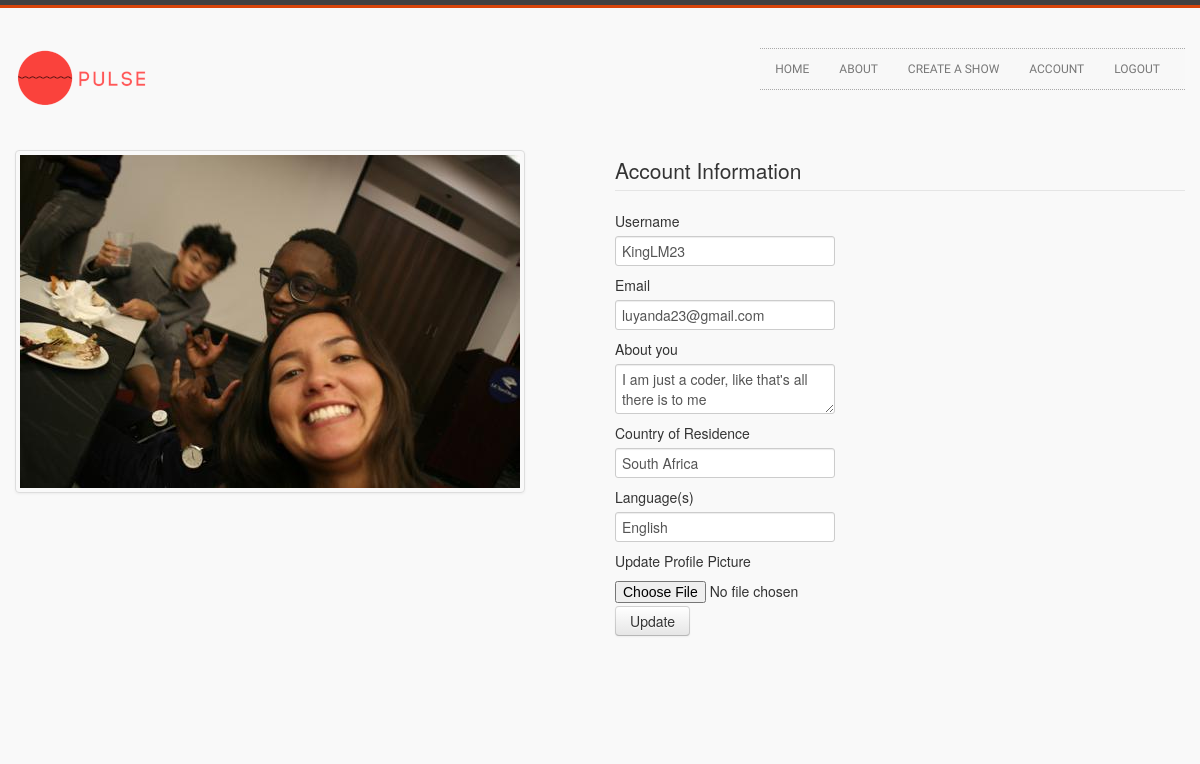
Page /account (signed in) on the committed database.
### flask_platform/models.py (models this page shows, shortened)
class User(db.Model, UserMixin):
    id = db.Column(db.Integer, primary_key=True)
    username = db.Column(db.String(20), unique=True, nullable=False)
    email = db.Column(db.String(120), unique=True, nullable=False)
    image_file = db.Column(db.String(20), nullable=False, default='default.jpeg')
    password = db.Column(db.String(60), nullable=False)
    about = db.Column(db.String(200), unique=False, nullable=False)
    country  = db.Column(db.String(40), unique=False, nullable=False)
    languages = db.Column(db.String(120), unique=False, nullable=False)
    shows = db.relationship('Show', backref='author', lazy=True)

### flask_platform/users/routes.py (the view)
@users.route("/account",  methods=['GET', 'POST'])
@login_required
def account():
    form = UpdateAccountForm()
    if form.validate_on_submit():
        if form.picture.data:
            picture_file = save_picture(form.picture.data)
            current_user.image_file = picture_file
        current_user.username = form.username.data
        current_user.email = form.email.data
        current_user.about = form.about.data
        current_user.country = form.country.data
        current_user.languages = form.languages.data
        db.session.commit()
        flash('Your account has been updated!', 'success')
        return redirect(url_for('users.account'))
    elif request.method == 'GET':
        form.username.data = current_user.username
        form.email.data = current_user.email
        form.about.data = current_user.about
        form.country.data = current_user.country
        form.languages.data = current_user.languages
    image_file = url_for('static', filename='profile_pics/' + current_user.image_file)
    return render_template('account.html', title='Account',
                           image_file=image_file, form=form)

### flask_platform/users/forms.py (shortened to what this page needs)
class UpdateAccountForm(FlaskForm):
    username = StringField('Username',
                           validators=[DataRequired(), Length(min=2, max=20)])
    email = StringField('Email',
                        validators=[DataRequired(), Email()])
    picture = FileField('Update Profile Picture', validators=[FileAllowed(['jpg', 'png'])])
    about = TextAreaField('About you',
                        validators=[DataRequired()])
    country = StringField('Country of Residence',
                        validators=[DataRequired()])
    languages = StringField('Language(s)',
                        validators=[DataRequired()])
    submit = SubmitField('Update')

### flask_platform/models.py (called while the page is built)
@login_manager.user_loader
def load_user(user_id):
    return User.query.get(int(user_id))

### flask_platform/templates/account.html (shortened to what this page needs)
{% extends "layout.html" %}
{% block content %}
    <div class="container main-container">
	    <div class="row">
	        <div class="span12 gallery-single">
	            <div class="row">
	                <div class="span6">
	                    <img class="align-left thumbnail" src="{{ image_file }}">
	                </div>
	                <div class="span6">
	                    <div class="content-section">
					        <form method="POST" action="" enctype="multipart/form-data">
					            <fieldset class="form-group">
					                <legend class="border-bottom mb-4">Account Information</legend>
					                <div class="form-group">
					                    {{ form.username.label(class="form-control-label") }}
					                    {% if form.username.errors %}
					                        {{ form.username(class="form-control form-control-lg is-invalid") }}
					                        <div class="invalid-feedback">
					                            {% for error in form.username.errors %}
					                                <span>{{ error }}</span>
					                            {% endfor %}
					                        </div>
					                    {% else %}
					                        {{ form.username(class="form-control form-control-lg") }}
					                    {% endif %}
					                </div>
					                <div class="form-group">
					                    {{ form.email.label(class="form-control-label") }}
					                    {% if form.email.errors %}
					                        {{ form.email(class="form-control form-control-lg is-invalid") }}
					                        <div class="invalid-feedback">
					                            {% for error in form.email.errors %}
					                                <span>{{ error }}</span>
					                            {% endfor %}
					                        </div>
					                    {% else %}
					                        {{ form.email(class="form-control form-control-lg") }}
					                    {% endif %}
					                </div>
					                <div class="form-group">
					                    {{ form.about.label(class="form-control-label") }}
					                    {% if form.about.errors %}
					                        {{ form.about(class="form-control form-control-lg is-invalid") }}
					                        <div class="invalid-feedback">
					                            {% for error in form.about.errors %}
					                                <span>{{ error }}</span>
					                            {% endfor %}
					                        </div>
					                    {% else %}
					                        {{ form.about(class="form-control form-control-lg") }}
					                    {% endif %}
					                </div>
					                <div class="form-group">
					                    {{ form.country.label(class="form-control-label") }}
					                    {% if form.country.errors %}
					                        {{ form.country(class="form-control form-control-lg is-invalid") }}
					                        <div class="invalid-feedback">
					                            {% for error in form.country.errors %}
					                                <span>{{ error }}</span>
					                            {% endfor %}
					                        </div>
					                    {% else %}
					                        {{ form.country(class="form-control form-control-lg") }}
					                    {% endif %}
					                </div>
					                <div class="form-group">
					                    {{ form.languages.label(class="form-control-label") }}
					                    {% if form.languages.errors %}
					                        {{ form.languages(class="form-control form-control-lg is-invalid") }}
					                        <div class="invalid-feedback">
					                            {% for error in form.languages.errors %}
					                                <span>{{ error }}</span>
					                            {% endfor %}
					                        </div>
					                    {% else %}
					                        {{ form.languages(class="form-control form-control-lg") }}
					                    {% endif %}
					                </div>
					                <div class="form-group">
					                    {{ form.picture.label() }}
					                    {{ form.picture(class="form-control-file") }}
					                </div>
					            </fieldset>
					            <div class="form-group">
					                {{ form.submit(class="btn btn-outline-info") }}
					            </div>
					        </form>
					    </div>
	                </div>
	            </div>
	        </div>
	    </div>
    </div>
{% endblock content %}

### flask_platform/static/custom-styles.css (style rules this page uses)
html, body { font-size:12px; line-height:18px; height: 100%; }
body { background: #f9f9f9 url(../img/page-bg-1.jpg); }
.main-container { height:auto; height: 100%; min-height: 100%; }
.row { margin-bottom:40px; }
.align-left { float: left; margin: 0px 20px 20px 0px; }

### rows in the picture
User: username "KingLM23", email "luyanda23@gmail.com", about "I am just a coder, like that's all there is to me", country "South Africa", languages "English"
